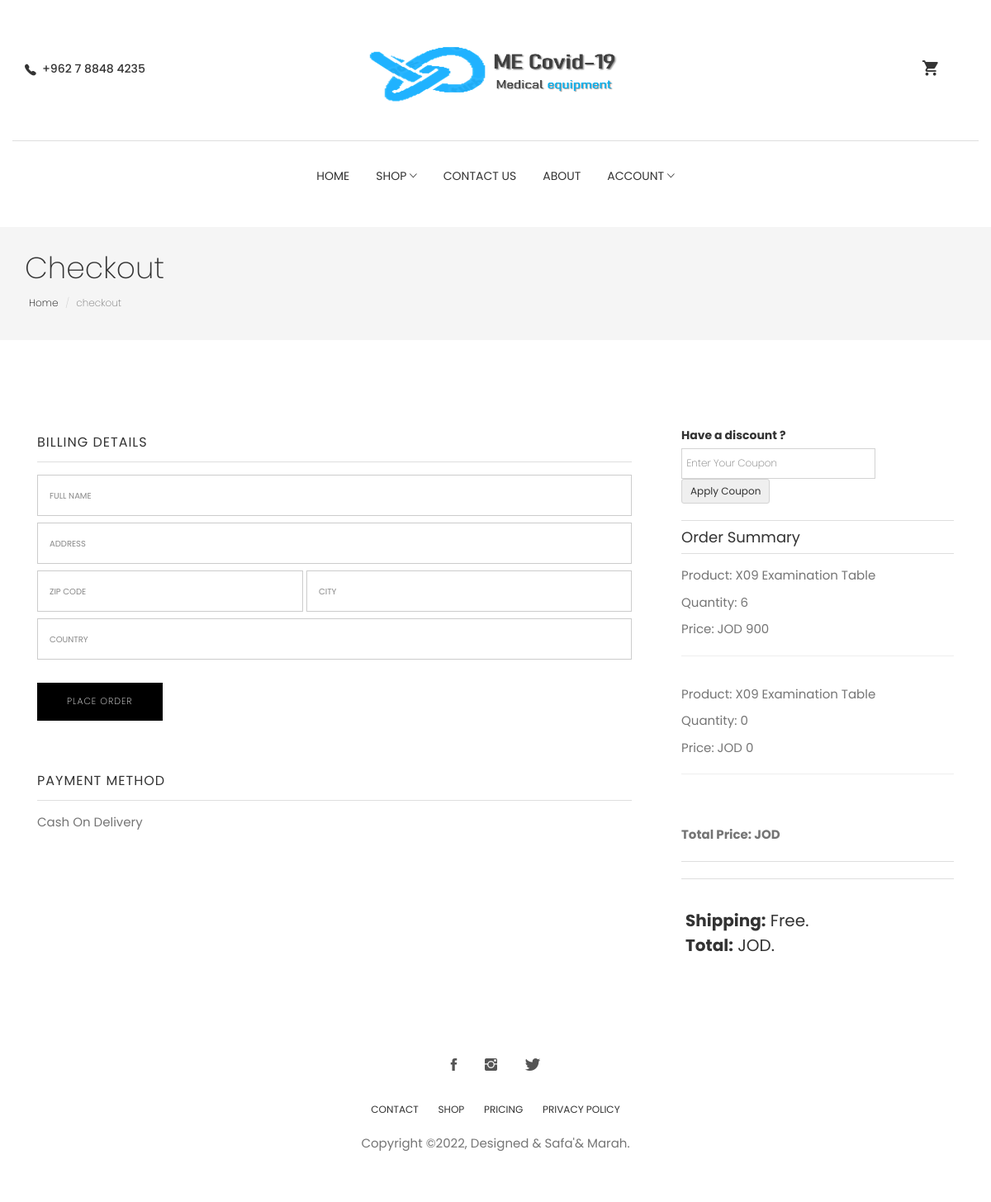
Screenshot of /userside/checkout.php with the database file from the repository.
### tables this page shows
CREATE TABLE `products` (
  `product_id` int(10) NOT NULL,
  `cat_id` int(10) NOT NULL,
  `date` timestamp NOT NULL DEFAULT current_timestamp() ON UPDATE current_timestamp(),
  `product_title` text NOT NULL,
  `product_img1` text NOT NULL,
  `product_img2` text NOT NULL,
  `product_img3` text NOT NULL,
  `product_price` int(10) NOT NULL,
  `product_psp_price` int(100) NOT NULL,
  `product_desc` text NOT NULL,
  `status` varchar(255) NOT NULL,
  `cartID` int(11) NOT NULL
);

CREATE TABLE `cart` (
  `cartID` int(11) NOT NULL,
  `productID` int(11) NOT NULL,
  `customerID` int(11) NOT NULL,
  `quantity` int(11) NOT NULL,
  `userIDpen` int(11) NOT NULL
);

### userside/checkout.php (the view, shortened to what this page needs)
<?php
include 'includes/config.php';
include_once('includes/header.php')
?>
<section class="page-header">
   <div class="container">
      <div class="row">
         <div class="col-md-12">
            <div class="content">
               <h1 class="page-name">Checkout</h1>
               <ol class="breadcrumb">
                  <li><a href="index.php">Home</a></li>
                  <li class="active">checkout</li>
               </ol>
            </div>
         </div>
      </div>
   </div>
</section>
<div class="page-wrapper">
   <div class="checkout shopping">
      <div class="container">
         <div class="row">
            <div class="col-md-8">
               <div class="block billing-details">
                  <h4 class="widget-title">Billing Details</h4>
                  <form class="checkout-form" action="confirmation.php" method='get'>
                     <div class="form-group">
                        <label for="full_name">Full Name</label>
                        <input type="text" class="form-control" id="full_name" placeholder="" required>
                     </div>
                     <div class="form-group">
                        <label for="user_address">Address</label>
                        <input type="text" class="form-control" id="user_address" placeholder="" required>
                     </div>
                     <div class="checkout-country-code clearfix">
                        <div class="form-group">
                           <label for="user_post_code">Zip Code</label>
                           <input type="text" class="form-control" id="user_post_code" name="zipcode" value="" required>
                        </div>
                        <div class="form-group">
                           <label for="user_city">City</label>
                           <input type="text" class="form-control" id="user_city" name="city" value="" required>
                        </div>
                     </div>
                     <div class="form-group">
                        <label for="user_country">Country</label>
                        <input type="text" class="form-control" id="user_country" placeholder="" required>
                     </div>
                     <input type='submit' name='chkout' class="btn btn-main mt-20" value='Place Order'>
                  </form>
               </div>
               <div class="block">
                  <h4 class="widget-title">Payment Method</h4>
                  <p>Cash On Delivery</p>
               </div>
            </div>
            <div class="col-md-4">
               <div class="product-checkout-details">
                  <div class="block">
            <form action="" method="post" >
                           <div class="form-group" >
                              <label>Have a discount ?  </label> <input style="height:37px;border: 1px lightgray solid" type="text" class="text" placeholder=" Enter Your Coupon" name="User_Copoun">
                              <input type='submit' name="Applys" class="btn btn-sm" value='Apply Coupon' style="border: 1px lightgray solid;">
                           </div>
                        </form>
                     <h4 class="discount-code">Order Summary</h4>
                     <?php
                     $select_cart = mysqli_query($conn, "SELECT products.product_img1,products.product_title,products.product_price FROM `products` INNER JOIN `cart` ON cart.productID = products.product_id;");
                     $select_cart_quantity = mysqli_query($conn, "SELECT * FROM `cart`");
                     if (mysqli_num_rows($select_cart) > 0) {
                        while ($fetch_cart = mysqli_fetch_assoc($select_cart)) {
                           $fetch_cart_quantity = mysqli_fetch_assoc($select_cart_quantity);
                     ?>
                           <div class="media product-card">
                              <div class="media-body">
                                 <p class="order-id">Product: <?php echo $fetch_cart['product_title']; ?></p>
                                 <p class="order-id"> Quantity: <?php echo $fetch_cart_quantity['quantity']; ?></p>
                                 <p class="order-id">Price: JOD <?php echo $sub_total = number_format($fetch_cart['product_price'] * $fetch_cart_quantity['quantity']); ?></p>
                                 <hr>
                              </div>
                           </div>
                     <?php
                        };
                     };
                     ?>
                     <br><br> <b>
                        <p style="color-text:black;">Total Price: <?php echo $_SESSION['Total_Price'] ?> JOD </p>
                     </b>
                     <div class="discount-code">
                     </div>
                  </div>
               </div>
               <ul class="summary-prices" style="font-size:20px ;margin-left:20px">
                  <li>
                     <b><span>Shipping:</span></b>
                     <span> Free.</span>
                  </li>
               </ul>
               <div class="summary-total" style="font-size:20px; margin-left:20px">
                  <b><span>Total:</span></b>
                  <span><?php echo $_SESSION['Total_Price'] ?> JOD.</span>
               </div>
            </div>
         </div>
      </div>
   </div>
</div>
<?php include_once('includes/footer.php'); ?>
</body>
</html>

### userside/css/style.css (style rules this page uses)
body { line-height: 1.5; font-family: "Poppins", sans-serif; -webkit-font-smoothing: antialiased; }
p { font-family: "Poppins", sans-serif; color: #757575; font-size: 15px; }
h1, h2, h3, h4, h5, h6 { font-family: "Poppins", sans-serif; }
h1, h2, h3, h4, h5, h6 { font-weight: 400; }
ol, ul { margin: 0; padding: 0; list-style: none; }
a, a:focus, a:hover { text-decoration: none; outline: 0; color: #000; }
input[type="email"], input[type="password"], input[type="text"], input[type="tel"] { border-radius: 0; box-shadow: none; height: 45px; outline: none; font-weight: 200; font-size: 12px; }
.form-control { box-shadow: none; border-radius: 0; }
.btn-main, .btn-solid-border, .btn-transparent, .btn-small { background: #000; color: #fff; display: inline-block; font-size: 11px; letter-spacing: 1px; padding: 14px 35px; text-transform: uppercase; font-weight: 200; border-radius: 0; }
.mt-20 { margin-top: 20px; }
.page-header { background: #f5f5f5; margin-top: 20px; border-bottom: none; padding: 30px 0; }
.page-header h1 { font-weight: 200; margin: 0 0 6px 0; }
.page-header .breadcrumb { background: transparent; padding: 5px; margin: 0; }
.page-header .breadcrumb li { font-weight: 200; font-size: 12px; }
.page-header .breadcrumb li a { color: #000; }
.page-wrapper { padding: 70px 0; }
.shopping .widget-title { font-weight: 400; border-bottom: 1px solid #dedede; padding-bottom: 15px; margin-bottom: 15px; text-transform: uppercase; letter-spacing: 1px; font-size: 16px; }
.checkout .block { padding: 15px; margin-bottom: 10px; }
.checkout-form .form-group { position: relative; margin-bottom: 8px; }
.checkout-form .form-group label { position: absolute; top: 18px; left: 15px; right: auto; bottom: auto; color: #888; font-size: 10px; font-weight: 400; text-transform: uppercase; opacity: 1 !important; width: 85px; }
.checkout-form .form-group input { border-radius: 0; display: block; padding: 6px 10px 5px 100px; -moz-appearance: none; -webkit-appearance: none; height: 50px; }
.checkout-form .checkout-country-code .form-group { float: left; }
.checkout-form .checkout-country-code .form-group:first-child { width: calc(45% - 2px); margin-right: 4px; }
.checkout-form .checkout-country-code .form-group:last-child { width: calc(55% - 2px); }
.product-checkout-details .discount-code { border-top: 1px solid #dedede; border-bottom: 1px solid #dedede; margin: 20px 0 10px; padding: 10px 0; }

### rows the page displays
products: product_title "X09 Examination Table", cart.quantity "6", product_price.quantity "900", cart.quantity "0", product_price.quantity "0"
